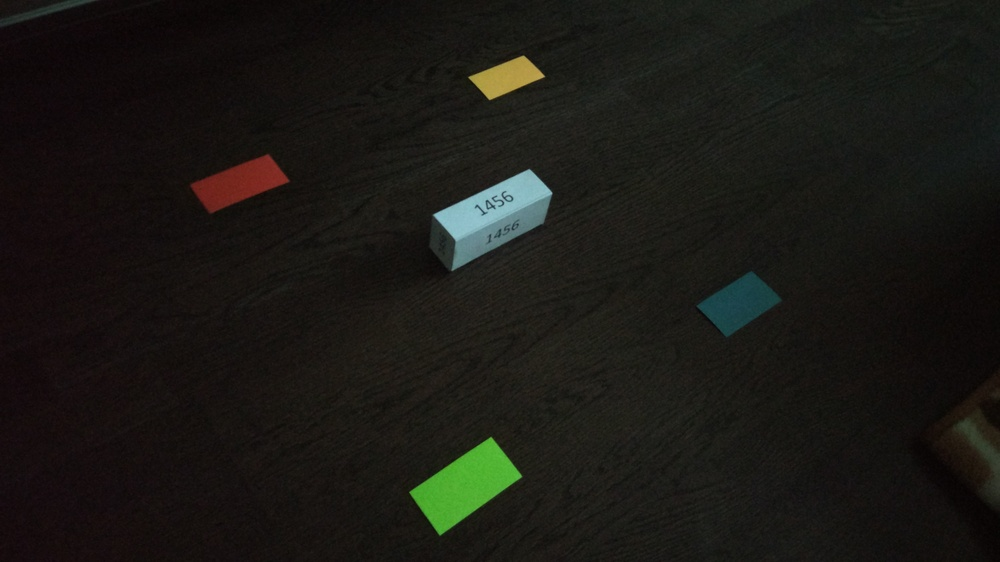
#> input picture clasterization/example.jpg, 1000 x 562 px, shrunk from 4608 x 2592 before the run
$ python main.py
#> lines starting #> are read from the running program, lines starting #| are printed output that depends on the picture; after the words box and inside, x2 and y2 are one past the last pixel; in counts of white or black regions, pixels touching at a corner belong together
import imageio
import scipy
from PIL import Image, ImageDraw
from scipy import ndimage
import numpy as np
import random
from math import sqrt
import sys
from objectClass import MyObject


def polyton(width, height, draw, pix):
    for i in range(width):
        for j in range(height):
            a_1 = pix[i, j][0]
            b_1 = pix[i, j][1]
            c_1 = pix[i, j][2]
            S_1 = (a_1 + b_1 + c_1) // 3
            draw.point((i, j), (S_1, S_1, S_1))
    return


def tobinary(width, height, draw, pix):
    # factor = 100
    for i in range(width):
        for j in range(height):
            a = pix[i, j][0]
            b = pix[i, j][1]
            c = pix[i, j][2]
            S = a + b + c
            if S / 3 > 180:
                a, b, c = 255, 255, 255
            else:
                a, b, c = 0, 0, 0
            draw.point((i, j), (a, b, c))
    return


def BinPoly(Name, Name_to):
#> called with Name = 'example.jpg', Name_to = 'test.jpg'
    image = Image.open(Name)
#> image is the input picture: PIL image 1000x562 RGB; mean R, G, B 26.2, 25.1, 20.7
    draw = ImageDraw.Draw(image)
    width = image.size[0]
#> width = 1000
    height = image.size[1]
#> height = 562
    pix = image.load()
    polyton(width, height, draw, pix)
    image.save('image/poly_' + Name_to, "JPEG")
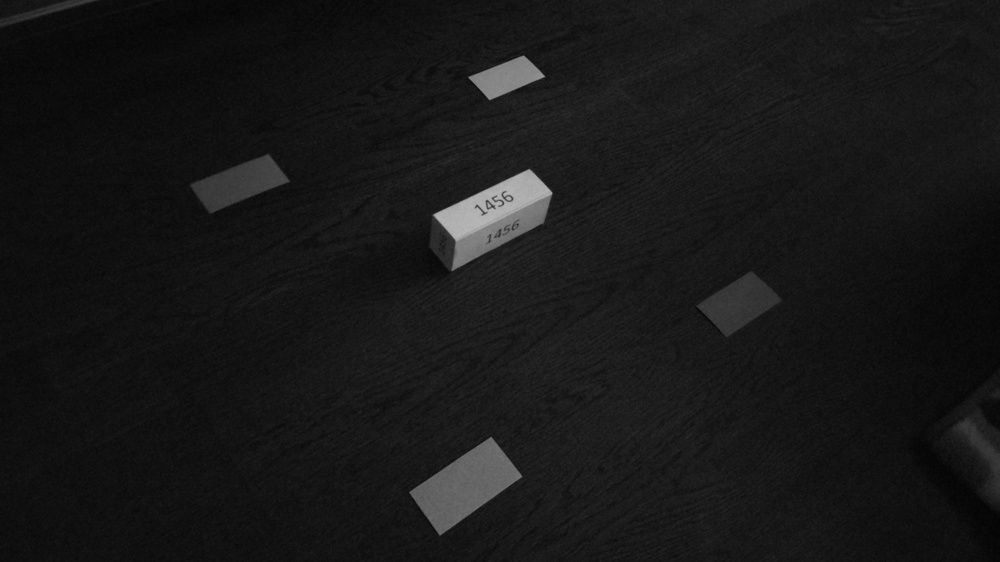
#> saved as poly_test.jpg: PIL image 1000x562 RGB; min 2, max 184, mean 23.7
    tobinary(width, height, draw, pix)
    image.save('image/bin_' + Name_to, "JPEG")
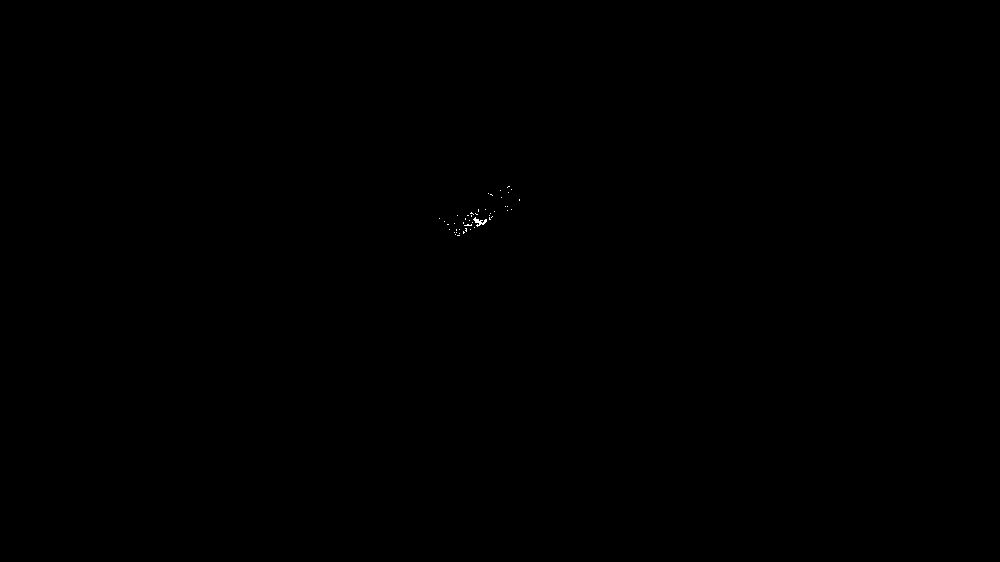
#> saved as bin_test.jpg: PIL image 1000x562 RGB; 0.03% white in thin lines or dots, all inside (x1, y1, x2, y2) = (439, 186, 520, 236)
    del draw
    return


# [82 lines left out: functions tobinary_errosiu, tobinary_2, myfilter, mydelot, not called in this run]


def Obrabotka():
    BinPoly('example.jpg', 'test.jpg')

    im = Image.open('image/bin_test.jpg')
    im = ndimage.binary_erosion(im).astype(np.uint)
#> im: shape (562, 1000, 3) uint64
#> (the run stopped early here; a loop or call above may not have finished)
